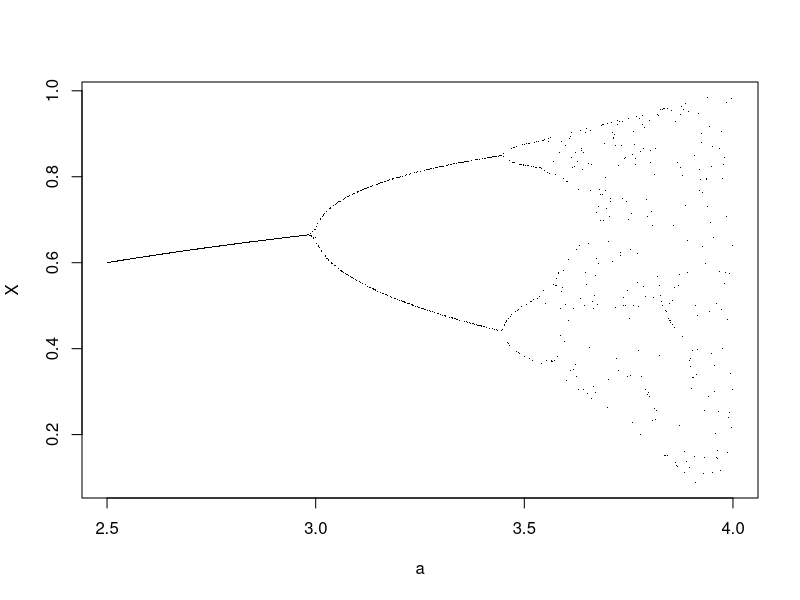

The R script that drew this image:
### code to plot the bifurcation diagram for logistic map
n<-1
R <- seq(2.5,4,length=1000)
f <- expression(a*x*(1-x))
data <- matrix(0,200,1001)
for(a in R){
  x <- runif(1) # random initial condition
  ## first converge to attractor
  for(i in 1:200){
    x <- eval(f)
  } # collect points on attractor
  for(i in 1:200){
    x <- eval(f)
    data[i,n] <- x
  }
  n <- n+1
}
data <- data[,1:1000]
plot(R,data[1,], pch=".", xlab="a", ylab="X")

